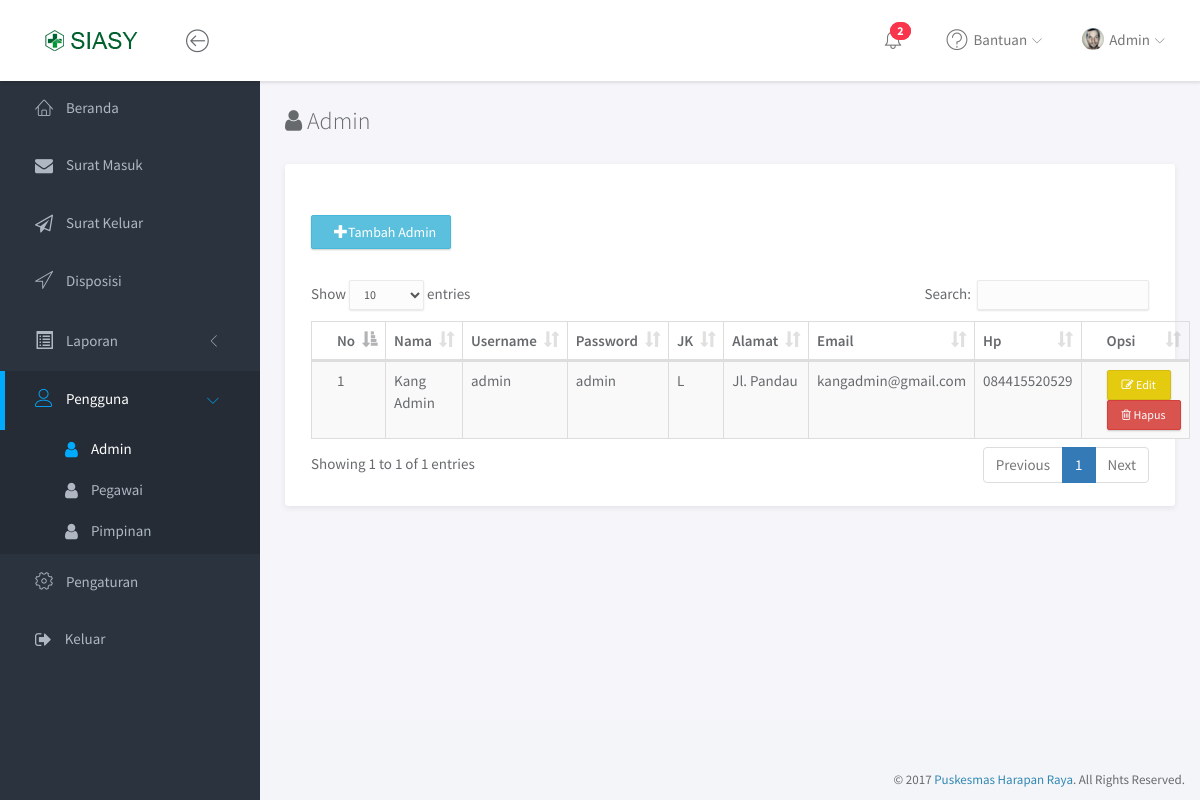
Page /admin/admin.php (signed in) on the committed database.
### tables this page shows
CREATE TABLE `surat_keluar` (
  `id_surat` int(11) NOT NULL,
  `jenis_surat` varchar(50) NOT NULL,
  `no_surat` varchar(50) NOT NULL,
  `ringkasan_surat` varchar(255) NOT NULL,
  `tanggal_dikeluarkan` date NOT NULL,
  `tujuan_surat` varchar(100) NOT NULL,
  `status` varchar(20) NOT NULL
);

CREATE TABLE `user` (
  `id` int(11) NOT NULL,
  `username` varchar(50) NOT NULL,
  `password` varchar(100) NOT NULL,
  `level` varchar(50) NOT NULL,
  `nama` varchar(30) NOT NULL,
  `nip` bigint(20) NOT NULL,
  `jenis_kelamin` varchar(2) NOT NULL,
  `alamat` varchar(50) NOT NULL,
  `email` varchar(50) NOT NULL,
  `hp` varchar(15) NOT NULL,
  `foto` text NOT NULL
);

### admin/admin.php (the view, shortened to what this page needs)
<!doctype html>
<html lang="en">
<head>
	<?php
	require '../sections/header.php';
	?>
</head>
<body>
	<div id="wrapper">
		<?php
			require '../sections/navbar.php';
		?>
		<div id="sidebar-nav" class="sidebar">
			 <div class="sidebar-scroll">
				<nav>
	<ul class="nav">
					<li><a href="index.php" class=""><i class="lnr lnr-home"></i> <span>Beranda</span></a></li>
					<li><a href="lihat-surat-masuk.php" class=""><i class="fa fa-envelope"></i> <span>Surat Masuk</span></a></li>
					<li><a href="lihat-surat-keluar.php" class=""><i class="fa fa-paper-plane-o"></i> <span>Surat Keluar</span></a></li>
			<li><a href="disposisi.php" class=""><i class="lnr lnr-location"></i> <span>Disposisi</span></a></li>
			<li>
				<a href="#subPages3" data-toggle="collapse" class="collapsed"><i class="glyphicon glyphicon-list-alt"></i> <span>Laporan</span> <i class="icon-submenu lnr lnr-chevron-left"></i></a>
			</li>
			<li>
				<a href="#subPages4" data-toggle="collapse" class="active"><i class="lnr lnr-user"></i> <span>Pengguna</span> <i class="icon-submenu lnr lnr-chevron-left"></i></a>
				<div id="subPages4" class="active">
					<ul class="nav">
													<li><a href="admin.php" class="active"><i class="fa fa-user"></i> <span>Admin</span></a></li>
													<li><a href="pegawai.php" class=""><i class="fa fa-user"></i> <span>Pegawai</span></a></li>
													<li><a href="pimpinan.php" class=""><i class="fa fa-user"></i> <span>Pimpinan</span></a></li>
											</ul>
				</div>
			</li>
							<li><a href="pengaturan.php" class=""><i class="lnr lnr-cog"></i> <span>Pengaturan</span></a></li>
							<li><a href="javascript:;" class="" data-toggle="modal" data-target="#confirmModal"><i class="fa fa-sign-out"></i> <span>Keluar</span></li></a>
	</ul>				</nav>
			</div>
		</div>
		<div class="main">
			<div class="main-content">
				<div class="container-fluid">
	<h3 class="page-title"><i class="fa fa-user"></i>  Admin</h3>
	<div class="panel panel-headline demo-icons">
		<div class="panel-heading">
		</div>
		<div class="panel-body">
		<button style="margin-bottom:20px" data-toggle="modal" data-target="#myModal" class="btn btn-info col-md-2"><span class="glyphicon glyphicon-plus"></span>Tambah Admin</button>
		<br/>
		<br/>
		<br/>
		<div class="x_content">
		<table id="example" class="table table-striped table-bordered" cellspacing="0" width="100%">
		<thead>
		<tr>
			<th>No</th>
			<th>Nama</th>
			<th>Username</th>
			<th>Password</th>
			<th>JK</th>
			<th>Alamat</th>
			<th>Email</th>
			<th>Hp</th>
			<th>Opsi</th>
		</tr>
		</thead>
		<tbody>
			<?php
        		$sql = "SELECT * FROM user WHERE level='admin'";
       			$result = mysql_query($sql);
       			$no = 1;
       			if (mysql_num_rows($result) > 0){
       				while($row = mysql_fetch_assoc($result)){
       					echo "<tr> ";
       					echo "<td>$no</td>";
       					echo "<td>$row[nama]</td>";
						echo "<td>$row[username]</td>";
						echo "<td>$row[password]</td>";
						echo "<td>$row[jenis_kelamin]</td>";
						echo "<td>$row[alamat]</td>";
						echo "<td>$row[email]</td>";
						echo "<td>$row[hp]</td>";
						echo "<td><a href='edit-admin.php?id=$row[id]'><button type=\"button\" class=\"btn btn-warning btn-xs\"><i class=\"fa fa-edit\"></i> Edit</button></a>";
						echo "<a href='del-admin.php?id=$row[id]'><button type=\"button\" class=\"btn btn-danger btn-xs\"><i class=\"fa fa-trash-o\"></i> Hapus</button></a></td></tr>";
						$no++;
       				}
       			} else {
       				echo "0 results";
       			}
			?>
			</tbody>
			</table>
		</div>
		</div>
	</div>
				</div>
			</div>
		</div>
		<?php
			include '../sections/footer.php';
		?>

### sections/navbar.php (shortened to what this page needs)
<nav class="navbar navbar-default navbar-fixed-top">
	<div class="brand">
		<a href="index.php"><img src="../assets/ico/aw.png" alt="Klorofil Logo" class="img-responsive logo"></a>
	</div>
	<div class="container-fluid">
		<div class="navbar-btn">
			<button type="button" class="btn-toggle-fullwidth"><i class="lnr lnr-arrow-left-circle"></i></button>
		</div>
		<form class="navbar-form navbar-left">
		</form>
		<div id="navbar-menu">
			<ul class="nav navbar-nav navbar-right">
				<li class="dropdown">
					<a href="#" class="dropdown-toggle icon-menu" data-toggle="dropdown">
						<i class="lnr lnr-alarm"></i>
							<?php
								$periksa = mysql_query("select * from surat_keluar where status='Belum Disetujui'");
								$jumlah = mysql_num_rows($periksa);
								while($q=mysql_fetch_array($periksa)){
										echo "<span class='badge bg-danger'>$jumlah</span>";
								}
							?>
					</a>
				</li>
				<li class="dropdown">
					<a href="#" class="dropdown-toggle" data-toggle="dropdown"><i class="lnr lnr-question-circle"></i> <span>Bantuan</span> <i class="icon-submenu lnr lnr-chevron-down"></i></a>
				</li>
				<li class="dropdown">
					<a href="#" class="dropdown-toggle" data-toggle="dropdown"><img src="../assets/img/user.png" class="img-circle" alt="Avatar"> <span>Admin</span> <i class="icon-submenu lnr lnr-chevron-down"></i></a>
				</li>
			</ul>
		</div>
	</div>
</nav>

### rows in the picture
user: nama "Kang Admin", username "admin", password "admin", jenis_kelamin "L", alamat "Jl. Pandau", email "kangadmin@gmail.com", hp "084415520529"
